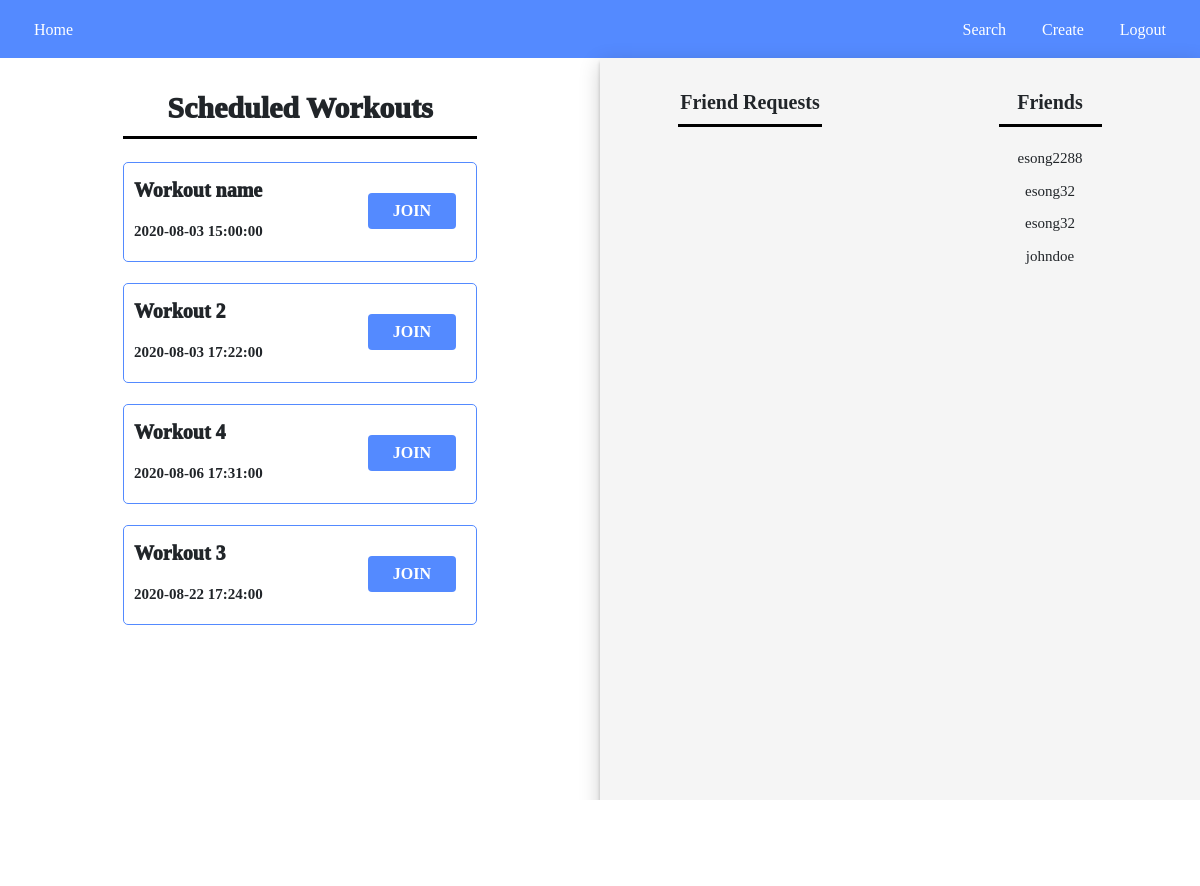
Page / (signed in) on the committed database.
### tables this page shows
CREATE TABLE "workouts" (
	"c_id"	TEXT NOT NULL,
	"w_id"	TEXT NOT NULL,
	"start_time"	TEXT,
	"end_time"	TEXT,
	"name"	TEXT
);

CREATE TABLE "users" (
	"user_id"	TEXT,
	"username"	TEXT NOT NULL,
	"hash"	TEXT NOT NULL,
	PRIMARY KEY("user_id")
);

### app.py (the view)
@app.route("/")
@login_required
def index():
    friend_requests = db.execute("SELECT userA_id FROM friends WHERE userB_id = :user_id AND accepted = 0", user_id=session["user_id"])
    request_list = []
    for request in friend_requests:
        username = db.execute("SELECT username FROM users WHERE user_id=:req_id", req_id=request["userA_id"])[0]["username"]
        request_list.append({"username":username, "user_id": request["userA_id"]})
    friends_list = db.execute("SELECT users.username,users.user_id FROM users JOIN friends ON users.user_id = friends.userB_id WHERE friends.userA_id = :user_id AND friends.accepted = 1",user_id=session["user_id"])
    friends_name_list = []
    friends_id_list = []
    for friend in friends_list:
        friends_name_list.append(friend["username"])
        friends_id_list.append(friend["user_id"])
    workouts = []
    temp_workouts = db.execute("SELECT * FROM workouts WHERE c_id = :user_id",user_id=session["user_id"])
    for workout in temp_workouts:
        end_time = datetime.strptime(workout["end_time"], '%Y-%m-%d %H:%M:%S')
        start_time = datetime.strptime(workout["start_time"], '%Y-%m-%d %H:%M:%S')
        workout["end_time"] = end_time
        workout["start_time"] = start_time
        if end_time > datetime.now():
            workouts.append(workout)
    for friend_id in friends_id_list:
        tmp_workouts = db.execute("SELECT * FROM workouts WHERE c_id = :friend_id",friend_id=friend_id)
        for workout in tmp_workouts:
            end_time = datetime.strptime(workout["end_time"], '%Y-%m-%d %H:%M:%S')
            start_time = datetime.strptime(workout["start_time"], '%Y-%m-%d %H:%M:%S')
            workout["end_time"] = end_time
            workout["start_time"] = start_time
            if end_time > datetime.now():
                workouts.append(workout)
    workouts.sort(key = lambda x:x["start_time"])
    return render_template("index.html", requests=request_list,friends=friends_name_list,workouts=workouts)

### app.py (called while the page is built)
def login_required(f):
    @wraps(f)
    def decorated_function(*args, **kwargs):
        if session.get("user_id") is None:
            return redirect("/login")
        return f(*args, **kwargs)
    return decorated_function

### templates/index.html (shortened to what this page needs)
<!doctype html>
<html>
    <head>
        <link rel="stylesheet" href="https://maxcdn.bootstrapcdn.com/bootstrap/4.0.0/css/bootstrap.min.css">
        <link rel= "stylesheet" type= "text/css" href= "{{ url_for('static',filename='styles/index.css') }}">
        <link rel="stylesheet" href="https://stackpath.bootstrapcdn.com/font-awesome/4.7.0/css/font-awesome.min.css">
    </head>
    <body>
        <nav class="navbar navbar-expand-lg navbar-light">
            <div class="collapse navbar-collapse" id="navbarNav">
              <ul class="navbar-nav">
                <li class="nav-item active">
                  <a class="nav-link" href="/">Home <span class="sr-only">(current)</span></a>
                </li>
              </ul>
              <ul class="navbar-nav ml-auto">
                <li class="nav-item">
                  <a class="nav-link" href="/search">Search</a>
                </li>
                <li class="nav-item">
                  <a class="nav-link" href="/createworkout">Create</a>
                </li>
                <li class="nav-item">
                  <a class="nav-link" href="/logout">Logout</a>
                </li>
              </ul>
            </div>
        </nav>
        <div class="container-fluid">
          <div class="row">
            <div class="col-xl-6">
              <section id="workout-list">
                <h2>Scheduled Workouts</h2>
                {% for workout in workouts %}
                <div class="workout-box">
                  <form action="/joinworkout" method="GET" >
                    <div class="block">
                      <div class="title-text">{{workout["name"]}}</div>
                      <div class="date-text">{{workout["start_time"]}}</div>
                    </div>
                    <button name="workout_id" class="btn button primary-button text-uppercase" type="submit" id = "{{ workout['w_id'] }}" value = "{{ workout['w_id'] }}" onclick='handleJoinButtonClick(event)'>Join</button>
                  </form>
                </div>
                {% endfor %}
              </section>
            </div>
            <div class="col-xl-6 friends-panel">
              <div class="row">
                <div class="col-xl-6">
                  <section id="friend-request">
                    <h4>Friend Requests</h4>
                  </section>
                </div>
                <div class="col-xl-6">
                  <section id="friend-list">
                    <h4>Friends</h4>
                    <div class="list">
                      <ul>
                        {% for friend in friends %}
                        <li class="friend-name">{{friend}}</li>
                        {% endfor %}
                      </ul>
                    </div>
                  </section>
                </div>
              </div>
            </div>
          </div>
        </div>
    </body>
</html>

### static/styles/index.css (style rules this page uses)
.navbar { padding-top: 10px; }
.navbar-nav li { padding: 0 10px; }
.navbar-nav li a { float: right; text-align: left; font-family: "Circular-std"; }
.navbar { background: #548AFF; }
.nav-link { color: white!important; font-weight: 500; font-size: 16px; }
#workout-list { margin: 2rem; text-align: center; }
#workout-list h2 { text-align: center; font-size: 30px; font-weight: 1000; font-family: "Circular-std"; }
#workout-list h2::after { content: ''; background: black; display: block; height: 3px; width: 70%; margin: 10px auto 5px; }
#workout-list .workout-box { margin-top: 15px; border: 1px solid #548AFF; border-radius: 5px; height: 100px; width: 70%; display: inline-block; text-align: left; }
#workout-list .workout-box .block { display: inline-block; width: 65%; float: left; }
#workout-list .workout-box .title-text { font-family: "Circular-std"; font-weight: 1000; font-size: 20px; white-space: nowrap; margin-top: 12px; margin-bottom: 10px; padding: 0px 10px; text-overflow: ellipsis; overflow: hidden; }
#workout-list .workout-box .date-text { font-family: "Circular-std"; font-weight: 750; font-size: 15px; white-space: nowrap; margin-bottom: 0px; padding: 5px 10px; text-overflow: ellipsis; }
#workout-list .workout-box .button { display: inline-block; padding: .5rem 1rem; margin: 30px 15px; font: normal 16px/ 20px "Circular-std"; font-weight: 750; width: 25%; float: left; border: 0px solid #548AFF; border-radius: 4px; transition: transform .4s ease; }
.button.primary-button { color: white; background: #548AFF; background-clip: padding-box; }
.friends-panel { box-shadow: 0 4px 4px 0 rgba(0, 0, 0, 0.2), 0 6px 20px 0 rgba(0, 0, 0, 0.19); background-color: #F5F5F5; }
#friend-request { margin: 2rem; text-align: center; }
#friend-request h4 { text-align: center; font-size: 20px; font-weight: 750; font-family: "Circular-std"; }
#friend-request h4::after { content: ''; background: black; display: block; height: 3px; width: 70%; margin: 10px auto 5px; }
#friend-list { margin: 2rem; text-align: center; }
#friend-list h4 { text-align: center; font-size: 20px; font-weight: 750; font-family: "Circular-std"; }
#friend-list h4::after { content: ''; background: black; display: block; height: 3px; width: 50%; margin: 10px auto 5px; }
#friend-list .list { margin: 20px auto; width: 80%; }
#friend-list .list ul { padding: 0; list-style-type: none; }
#friend-list .list .friend-name { font-family: "Circular-std"; font-size: 15px; font-weight: 500; margin-top: 10px; }
html { overflow: hidden; height: 100%; width: 100%; }
body { height: 100%; width: 100%; overflow: auto; }
.row { height:100%; }
.container-fluid { height: 100%; width: 100%; }

### rows in the picture
workouts: name "Workout name", start_time "2020-08-03 15:00:00"
workouts: name "Workout 2", start_time "2020-08-03 17:22:00"
workouts: name "Workout 4", start_time "2020-08-06 17:31:00"
workouts: name "Workout 3", start_time "2020-08-22 17:24:00"
users: username "esong2288"
users: username "esong32"
users: username "johndoe"
